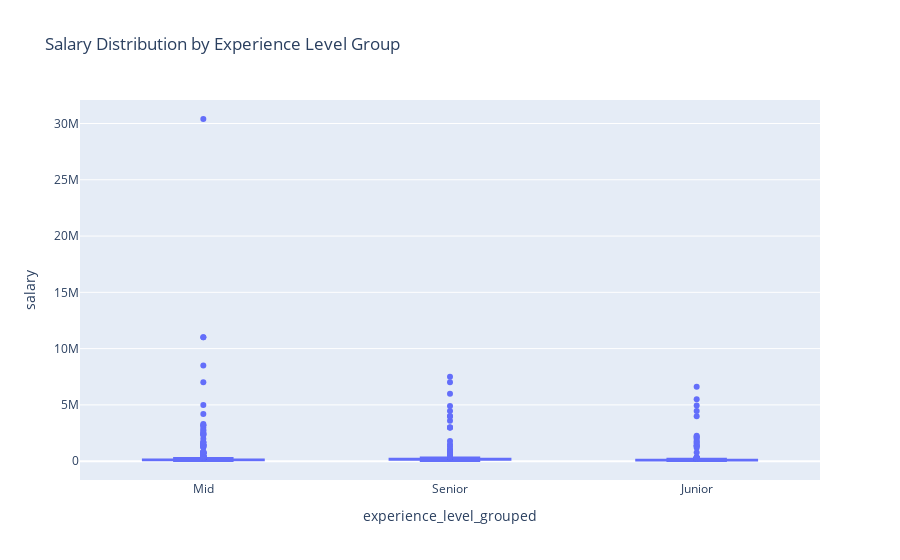

Source (notebook cell):
### Code cell
# For instance, combining experience levels into fewer categories
df['experience_level_grouped'] = df['experience_level'].replace({
    'EN': 'Junior', 
    'MI': 'Mid', 
    'SE': 'Senior', 
    'EX': 'Senior'
})

# Plot using the combined groups
fig = px.box(df, x="experience_level_grouped", y="salary", title="Salary Distribution by Experience Level Group")
fig.show()

### Figure 1 — Plotly figure (JSON) as saved in the notebook; plotly's stock layout.template omitted (floating-point values rounded to 4 significant figures; data arrays with more than 128 entries replaced by an {"elided": "..."} marker saying what was removed)
{"data": [{"alignmentgroup": "True", "hovertemplate": "experience_level_grouped=%{x}<br>salary=%{y}<extra></extra>", "legendgroup": "", "marker": {"color": "#636efa"}, "name": "", "notched": false, "offsetgroup": "", "orientation": "v", "showlegend": false, "type": "box", "x": {"elided": "9127 str values"}, "x0": " ", "xaxis": "x", "y": {"elided": "9127 int values"}, "y0": " ", "yaxis": "y"}], "layout": {"autosize": true, "boxmode": "group", "legend": {"tracegroupgap": 0}, "title": {"text": "Salary Distribution by Experience Level Group"}, "xaxis": {"anchor": "y", "autorange": true, "domain": [0, 1], "range": [-0.5, 2.5], "title": {"text": "experience_level_grouped"}, "type": "category"}, "yaxis": {"anchor": "x", "autorange": true, "domain": [0, 1], "range": [-1674000.0, 32090000.0], "title": {"text": "salary"}, "type": "linear"}}}
